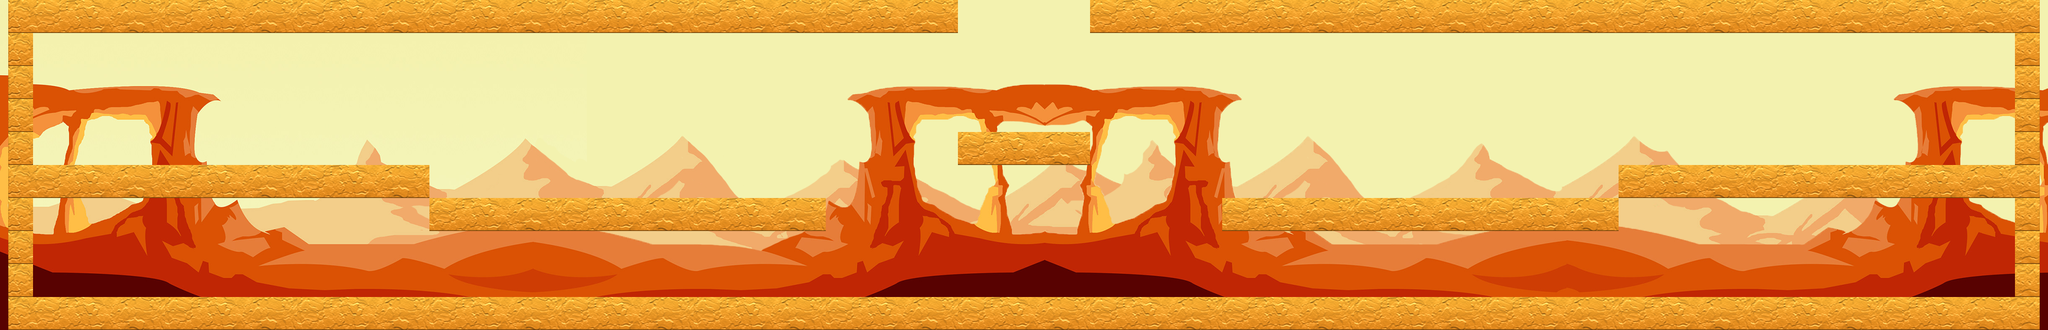

A level layout from a 2D game, rendered from its tile map. Below: a short description, then the map file with tile-grid data replaced by summaries:
An orthogonal 62x10 tile map with 64x64 px tiles, 1 tile layer (Tiled Layer 1), 8 tilesets, 1 image layer and 273 objects.

<map version="1.4" tiledversion="1.4.3" orientation="orthogonal" renderorder="right-down" width="62" height="10" tilewidth="64" tileheight="64" infinite="0" nextlayerid="4" nextobjectid="285">
 <tileset firstgid="1" name="Un 2" tilewidth="64" tileheight="64" tilecount="18" columns="6">
  <image source="Un 2.png" width="384" height="192" />
 </tileset>
 <tileset firstgid="19" name="Un 5" tilewidth="64" tileheight="64" tilecount="18" columns="6">
  <image source="Un 5.png" width="384" height="192" />
  <tile id="0">
   <properties>
    <property name="name" value="Soil" />
   </properties>
  </tile>
 </tileset>
 <tileset firstgid="37" name="Precious" tilewidth="64" tileheight="64" tilecount="1" columns="1">
  <image source="Precious.png" width="64" height="64" />
  <tile id="0">
   <properties>
    <property name="name" value="Tip1" />
   </properties>
  </tile>
 </tileset>
 <tileset firstgid="38" name="Monster 1" tilewidth="64" tileheight="64" tilecount="1" columns="1">
  <image source="../../monster/round_4/monster_18/18-1.png" width="64" height="64" />
  <tile id="0">
   <properties>
    <property name="name" value="Mon65" />
   </properties>
  </tile>
 </tileset>
 <tileset firstgid="39" name="Monster 2" tilewidth="64" tileheight="64" tilecount="1" columns="1">
  <image source="../../monster/round_4/monster_6/6-1.png" width="64" height="64" />
  <tile id="0">
   <properties>
    <property name="name" value="Mon66" />
   </properties>
  </tile>
 </tileset>
 <tileset firstgid="40" name="Monster 3" tilewidth="64" tileheight="64" tilecount="1" columns="1">
  <image source="../../monster/round_4/monster_7/7-1.png" width="64" height="64" />
  <tile id="0">
   <properties>
    <property name="name" value="Mon67" />
   </properties>
  </tile>
 </tileset>
 <tileset firstgid="41" name="Success" tilewidth="64" tileheight="64" tilecount="1" columns="1">
  <image source="Precious.png" width="64" height="64" />
  <tile id="0">
   <properties>
    <property name="name" value="Success" />
   </properties>
  </tile>
 </tileset>
 <tileset firstgid="42" name="timer" tilewidth="64" tileheight="64" tilecount="1" columns="1">
  <image source="timer.png" width="64" height="64" />
  <tile id="0">
   <properties>
    <property name="name" value="Timer" />
   </properties>
  </tile>
 </tileset>
 <imagelayer id="3" name="Image Layer 1">
  <image source="background4_3.png" width="3968" height="640" />
 </imagelayer>
 <layer id="1" name="Tiled Layer 1" width="62" height="10">
  <data>[620 cells, 188 non-empty, 6 distinct tile ids]</data>
 </layer>
 <objectgroup id="2" name="Object Layer 1">
  <object id="1" gid="38" x="768" y="320" width="64" height="64" />
  <object id="2" gid="38" x="3136" y="320" width="64" height="64" />
  <object id="3" gid="39" x="1536" y="576" width="64" height="64" />
  <object id="4" gid="40" x="2368" y="576" width="64" height="64" />
  <object id="5" gid="19" x="64" y="128" width="64" height="64" />
  <object id="6" gid="19" x="64" y="192" width="64" height="64" />
  <object id="7" gid="19" x="128" y="192" width="64" height="64" />
  <object id="8" gid="19" x="128" y="128" width="64" height="64" />
  <object id="9" gid="19" x="192" y="256" width="64" height="64" />
  <object id="10" gid="19" x="192" y="192" width="64" height="64" />
  <object id="11" gid="19" x="192" y="128" width="64" height="64" />
  <object id="12" gid="19" x="192" y="320" width="64" height="64" />
  <object id="13" gid="19" x="256" y="320" width="64" height="64" />
  <object id="14" gid="19" x="256" y="256" width="64" height="64" />
  <object id="15" gid="19" x="256" y="128" width="64" height="64" />
  <object id="16" gid="19" x="256" y="192" width="64" height="64" />
  <object id="17" gid="19" x="320" y="128" width="64" height="64" />
  <object id="18" gid="19" x="384" y="128" width="64" height="64" />
  <object id="19" gid="19" x="448" y="128" width="64" height="64" />
  <object id="20" gid="19" x="576" y="128" width="64" height="64" />
  <object id="21" gid="19" x="512" y="128" width="64" height="64" />
  <object id="22" gid="19" x="640" y="128" width="64" height="64" />
  <object id="23" gid="19" x="704" y="128" width="64" height="64" />
  <object id="24" gid="19" x="768" y="128" width="64" height="64" />
  <object id="25" gid="19" x="832" y="128" width="64" height="64" />
  <object id="26" gid="19" x="832" y="128" width="64" height="64" />
  <object id="27" gid="19" x="960" y="128" width="64" height="64" />
  <object id="28" gid="19" x="896" y="128" width="64" height="64" />
  <object id="29" gid="19" x="1024" y="128" width="64" height="64" />
  <object id="30" gid="19" x="1088" y="128" width="64" height="64" />
  <object id="31" gid="19" x="1152" y="128" width="64" height="64" />
  <object id="32" gid="19" x="1216" y="128" width="64" height="64" />
  <object id="33" gid="19" x="1280" y="128" width="64" height="64" />
  <object id="34" gid="19" x="1344" y="128" width="64" height="64" />
  <object id="35" gid="19" x="1408" y="128" width="64" height="64" />
  <object id="36" gid="19" x="1472" y="128" width="64" height="64" />
  <object id="37" gid="19" x="1536" y="128" width="64" height="64" />
  <object id="38" gid="19" x="1600" y="128" width="64" height="64" />
  <object id="39" gid="19" x="1664" y="128" width="64" height="64" />
  <object id="40" gid="19" x="1664" y="128" width="64" height="64" />
  <object id="41" gid="19" x="1728" y="128" width="64" height="64" />
  <object id="42" gid="19" x="1792" y="128" width="64" height="64" />
  <object id="43" gid="19" x="2112" y="128" width="64" height="64" />
  <object id="44" gid="19" x="2176" y="128" width="64" height="64" />
  <object id="45" gid="19" x="2240" y="128" width="64" height="64" />
  <object id="46" gid="19" x="2304" y="128" width="64" height="64" />
  <object id="47" gid="19" x="2368" y="128" width="64" height="64" />
  <object id="48" gid="19" x="2432" y="128" width="64" height="64" />
  <object id="49" gid="19" x="2496" y="128" width="64" height="64" />
  <object id="50" gid="19" x="2560" y="128" width="64" height="64" />
  <object id="51" gid="19" x="2624" y="128" width="64" height="64" />
  <object id="52" gid="19" x="2688" y="128" width="64" height="64" />
  <object id="53" gid="19" x="2752" y="128" width="64" height="64" />
  <object id="54" gid="19" x="2880" y="128" width="64" height="64" />
  <object id="55" gid="19" x="2816" y="128" width="64" height="64" />
  <object id="56" gid="19" x="2880" y="128" width="64" height="64" />
  <object id="57" gid="19" x="2944" y="128" width="64" height="64" />
  <object id="58" gid="19" x="3072" y="128" width="64" height="64" />
  <object id="59" gid="19" x="3072" y="128" width="64" height="64" />
  <object id="60" gid="19" x="3008" y="128" width="64" height="64" />
  <object id="61" gid="19" x="3136" y="128" width="64" height="64" />
  <object id="62" gid="19" x="3200" y="128" width="64" height="64" />
  <object id="63" gid="19" x="3264" y="128" width="64" height="64" />
  <object id="64" gid="19" x="3328" y="128" width="64" height="64" />
  <object id="65" gid="19" x="3392" y="128" width="64" height="64" />
  <object id="66" gid="19" x="3520" y="128" width="64" height="64" />
  <object id="67" gid="19" x="3456" y="128" width="64" height="64" />
  <object id="68" gid="19" x="3584" y="128" width="64" height="64" />
  <object id="69" gid="19" x="3648" y="128" width="64" height="64" />
  <object id="70" gid="19" x="3712" y="128" width="64" height="64" />
  <object id="71" gid="19" x="3776" y="128" width="64" height="64" />
  <object id="72" gid="19" x="3840" y="128" width="64" height="64" />
  <object id="73" gid="19" x="3840" y="192" width="64" height="64" />
  <object id="74" gid="19" x="3776" y="192" width="64" height="64" />
  <object id="75" gid="19" x="3712" y="192" width="64" height="64" />
  <object id="76" gid="19" x="3712" y="256" width="64" height="64" />
  </objectgroup>
</map>
<!-- 197 of 273 objects omitted -->
